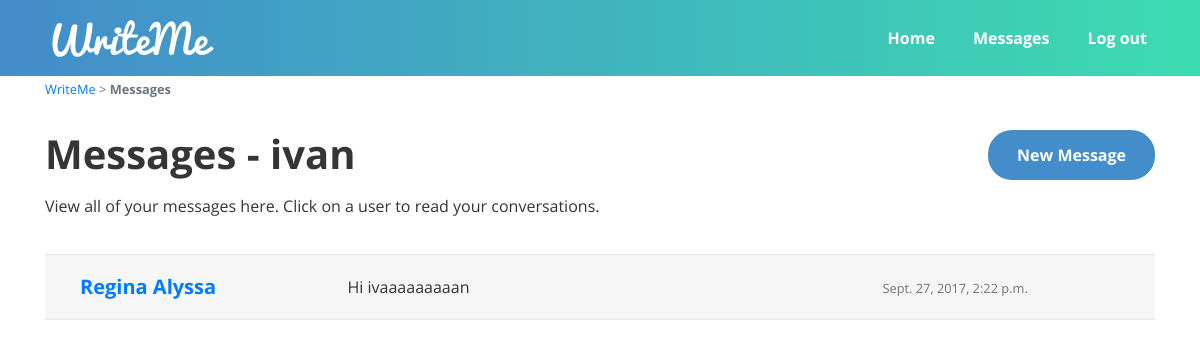
Page /messages/ (signed in) on the earlier database version.
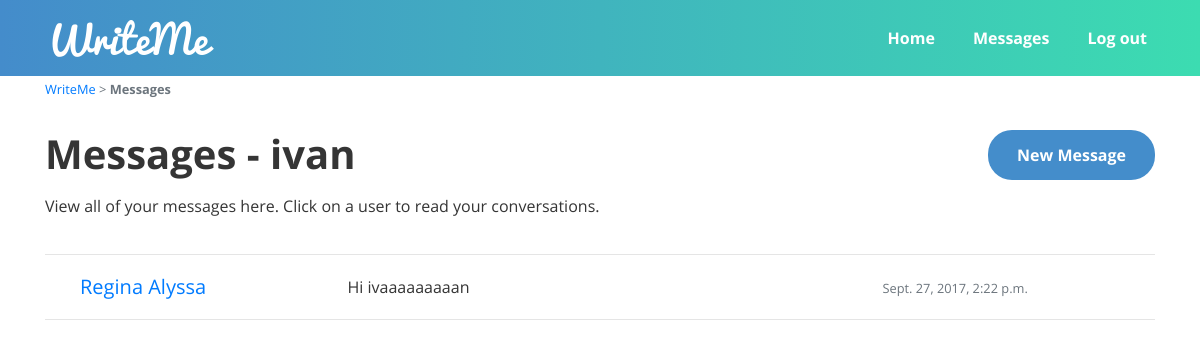
Same page on the later database version.
### messaging/views.py (the view)
class RecentMessagesListView(LoginRequiredMixin, ListView):
    template_name = "messaging/index.html"
    context_object_name = 'latest_conversation_messages_list'
    def get_queryset(self):
        conversation_list = Conversation.objects.filter(Q(user1=self.request.user) | Q(user2=self.request.user))
        latest_conversation_messages_list = []
        for conversation in conversation_list:
            latest_conversation_messages_list.append(Message.objects.filter(conversation=conversation).latest('timestamp'))
            latest_conversation_messages_list.sort(key=lambda x: x.timestamp, reverse=True)
        return latest_conversation_messages_list

### messaging/templatetags/messaging_tags.py (called while the page is built)
@register.filter
def limit_char_50(string):
    if len(string) > 50:
        return string[:50] + "..."
    return string

### messaging/templates/messaging/index.html (shortened to what the changed rows need)
{% extends "base.html" %}
{% load messaging_tags %}
{% block stylesheet %}
    {% load static %}
    <link rel="stylesheet" href="{% static 'messaging/css/messaging.css' %}">
{% endblock %}
{% block content %}
    <div class="container">
        <div class="main-container">
            <div class="row">
                <div class="col-md-12 mx-auto padding-0">
                    <div class="row">
                        <div class="col-md-8">
                            <h1 class="margin-0 main-header">Messages - {{ user.username }}</h1>
                        </div>
                    </div>
                    <div class="row latest-conversations">
                        <div class="col-md-12">
                            {% if latest_conversation_messages_list %}
                                <hr class="margin-0">
                                {% for item in latest_conversation_messages_list %}
                                    {% if user.username != item.conversation.user1.username %}
                                        <a href="{% url 'messaging:conversation' item.conversation.user1.username %}" class="latest-conversation-entry">
                                    {% else %}
                                        <a href="{% url 'messaging:conversation' item.conversation.user2.username %}" class="latest-conversation-entry">
                                    {% endif %}
                                            <div class="row message-entry {% if item.unread_flag == True and item.sender != user %}unread{% endif %}">
                                                <div class="col-md-3">
                                                    <h5 class="margin-0">
                                                        {% if user.username != item.conversation.user1.username %}
                                                            {{ item.conversation.user1.first_name }} {{ item.conversation.user1.last_name }}
                                                        {% else %}
                                                            {{ item.conversation.user2.first_name }} {{ item.conversation.user2.last_name }}
                                                        {% endif %}
                                                    </h5>
                                                </div>
                                                <div class="col-md-6">
                                                    <p class="margin-0 latest-conversation-message">{{ item.message|limit_char_50 }}</p>
                                                </div>
                                                <div class="col-md-3">
                                                    <small class="text-muted">{{ item.timestamp }}</small>
                                                </div>
                                            </div>
                                        </a>
                                    <hr class="margin-0">
                                {% endfor %}
                            {% else %}
                                <p>You currently haven't sent or received a message yet. <a href="{% url 'messaging:new' %}">Send new message now.</a></p>
                            {% endif %}
                        </div>
                    </div>
                </div>
            </div>
        </div>
    </div>
{% endblock %}

Differences in the rows shown:
changed Message "Hi ivaaaaaaaaan": unread_flag True → False (drawn)
